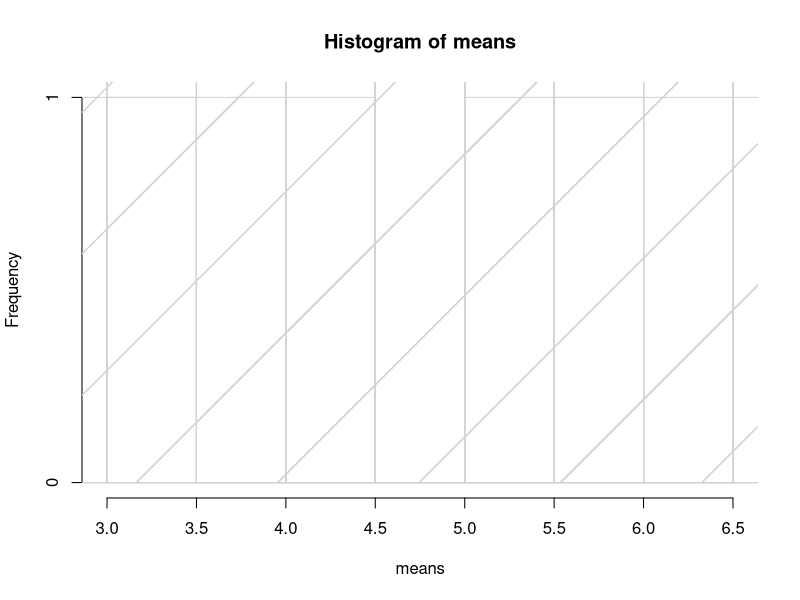

R code for this plot: (Note: this script raises an error after producing the figure.)



N=c(5,15,30,50,100,500,1000)
ns=N
sizes=c()
times=c()
exp_m=c()
exp_v=c()
for(k in ns){
  n=k


  for (j in N){
    means=c()
    vrs=c()
    
  
    for(i in 1:j){
      
    
      sample=rnorm(n,mean=5,sd=2)
      
      
      
      mn=mean(sample)
      vr=(n*var(sample))/(n-1)
      
      means=append(means,mn)
      vrs=append(vrs,vr)
    }
    
    sizes=append(sizes,n)
    times=append(times,j)
    exp_m=append(exp_m,mean(means))
    exp_v=append(exp_v,mean(vrs))
    if(n==5){
      if (j==5){
        hist(means,density=T,type='l')
        
        
      }else{
        hist(means,density = T,add=T,type='l')
      }
      
    }
    
    
    
  }
  
  
  
}


dfr=data.frame(sizes,times,exp_m,exp_v)
colnames(dfr)=c('Sample Size','Times','Expected Mean','Expected Variance')
write.csv(dfr,'D:/dfr.csv')
